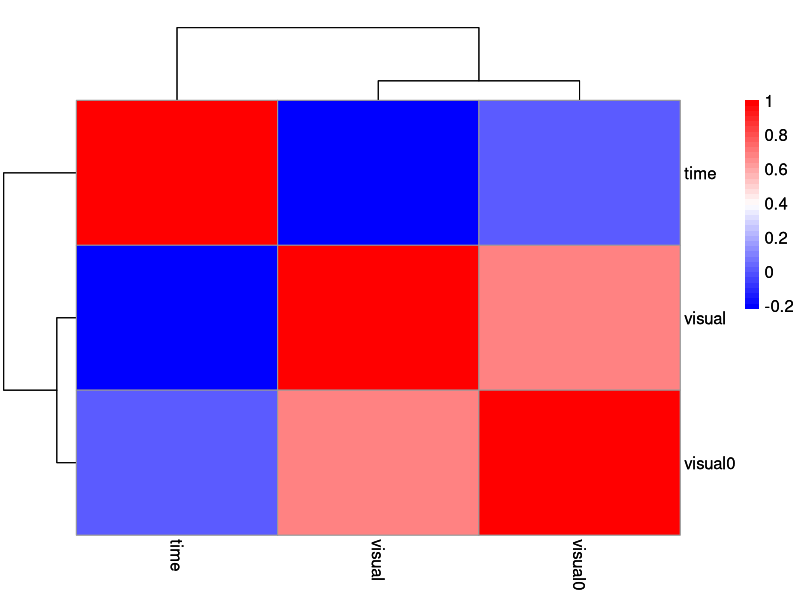
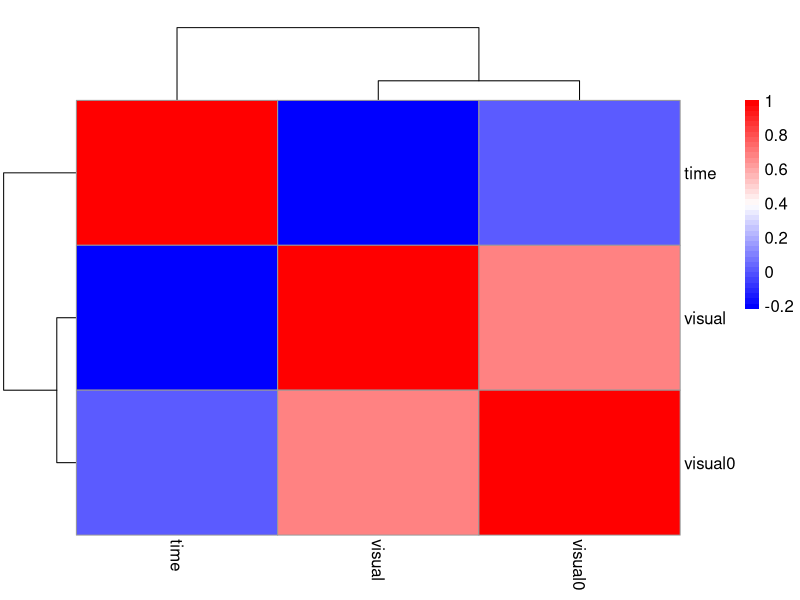

Here is the R script that generated these plots, in order:
## heatmap

### Purpose: Visualize the results of the Pearson correlation analysis.

# Load packages

library(tidyverse)
library(pheatmap)

# Load data

res <- read_delim("pearson.corr.result.txt")

head(res)


## Convert long table to wide table
cor = res %>%
  dplyr::select(measure1, measure2, r) %>%  ### 
  pivot_wider(id_cols = "measure1", names_from = "measure2", values_from = "r") %>%
  column_to_rownames(var = "measure1") %>%
  as.matrix()

cor[1:3,1:3]


### heatmap

p = pheatmap::pheatmap(cor, fontsize = 12,
                       cluster_rows = T, cluster_cols = T, 
                       color = colorRampPalette(c("blue", "white", "red"))(40),
                       main = "")

p

ggsave(filename = "pearson_corr_heatmap.pdf", p, height = 6, width = 7) 
